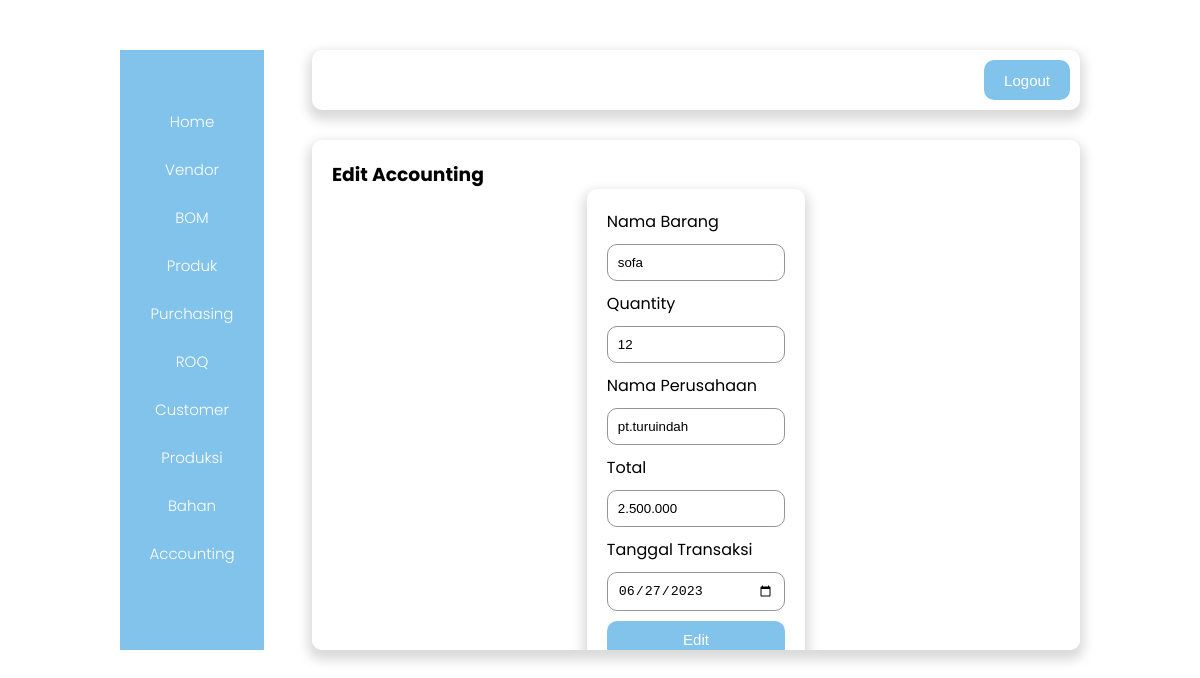
/accounting/accounting-edit.php?id=2, run on the app's committed database.
### tables this page shows
CREATE TABLE `tb_acounting` (
  `id` int(7) NOT NULL,
  `nama_barang` varchar(25) NOT NULL,
  `quantity` varchar(25) NOT NULL,
  `nama_perusahaan` varchar(25) NOT NULL,
  `total` varchar(25) NOT NULL,
  `tanggal_transaksi` varchar(25) NOT NULL
);

### accounting/accounting-edit.php (the view, shortened to what this page needs)
<?php
include '../koneksi.php';
$id = $_GET['id'];
$sql = "SELECT * FROM tb_acounting WHERE id = '$id'";
$result = mysqli_query($koneksi, $sql);
$data = mysqli_fetch_assoc($result);
?>
<!DOCTYPE html>
<html lang="en">
<head>
    <link rel="stylesheet" href="../css/admin.css?v=<?php echo time (); ?>" />
</head>
<body>
    <div class="container">
       <div class="sidebar">
            <a href="../admin.php">Home</a>
            <a href="../Vendor/Vendor.php">Vendor</a>
            <a href="../BOM/BOM.php">BOM</a>
            <a href="../Produk/produk.php">Produk</a>
            <a href="../Purchasing/Purchasing.php">Purchasing</a>
            <a href="../ROQ/ROQ.php">ROQ</a>
            <a href="../Customer/Customer.php">Customer</a>
            <a href="../Produksi/Produksi.php">Produksi</a>
            <a href="../bahan/bahan.php">Bahan</a>
            <a href="accounting.php">Accounting</a>
        </div>
        <div class="right_content">
            <div class="navbar">
                <img src="../assets/logo.png" alt="" />
                <button class="btn">
                    <a href="../logout.php">Logout</a>
                </button>
            </div>
            <div class="content">
                <h3>Edit Accounting</h3>
                <div class="form-login">
                    <form action="accounting-proses.php" method="post">
                        <label for="nama_barang">Nama Barang</label>
                        <input class="input" type="text" name="nama_barang" id="nama_barang" placeholder="nama_barang" value="<?= $data['nama_barang'] ?>" />
                        <label for="quantity">Quantity</label>
                        <input class="input" type="text" name="quantity" id="quantity" placeholder="quantity" value="<?= $data['quantity'] ?>" />
                        <label for="nama_perusahaan">Nama Perusahaan</label>
                        <input class="input" type="text" name="nama_perusahaan" id="nama_perusahaan" placeholder="nama_perusahaan" value="<?= $data['nama_perusahaan'] ?>" />
                        <label for="total">Total</label>
                        <input class="input" type="text" name="total" id="total" placeholder="total" value="<?= $data['total'] ?>" />
                        <label for="tanggal_transaksi">Tanggal Transaksi</label>
                        <input class="input" type="date" name="tanggal_transaksi" id="tanggal_transaksi" placeholder="tanggal_transaksi" value="<?= $data['tanggal_transaksi'] ?>" />
                        <button type="submit" class="btn btn-simpan" name="edit">
                            Edit
                        </button>
                    </form>
                </div>
            </div>
        </div>
    </div>
</body>
</html>

### css/admin.css (style rules this page uses)
* { margin: 0; padding: 0; box-sizing: border-box; }
body { font-family: "Poppins", sans-serif; }
.container { display: flex; width: 80%; height: 600px; margin: 50px auto; justify-content: space-between; }
.sidebar { display: flex; flex-direction: column; justify-content: center; align-items: center; flex-basis: 15%; background-color: #82C3EC; }
.sidebar a { text-decoration: none; color: white; margin-bottom: 25px; font-size: 15px; font-weight: 300; }
.right_content { flex-basis: 80%; align-items: center; }
.navbar { display: flex; justify-content: space-between; height: 10%; background-color: white; box-shadow: 0 6px 12px 4px rgba(0, 0, 0, 0.15); border-radius: 10px; padding: 10px; margin-bottom: 30px; }
.btn { background-color: #82C3EC; border: none; padding: 10px 20px; border-radius: 10px; font-size: 15px; cursor: pointer; color: white; }
.btn a { text-decoration: none; color: white; }
.btn-simpan { width: 100%; }
.content { background-color: white; box-shadow: 0 6px 12px 4px rgba(0, 0, 0, 0.15); height: 85%; border-radius: 10px; padding: 20px; overflow: auto; }
.form-login { display: flex; flex-direction: column; width: 30%; background-color: white; padding: 20px; margin: 0 auto; box-shadow: 0 6px 12px 4px rgba(0, 0, 0, 0.15); border-radius: 10px; }
.input { width: 100%; margin: 10px 0; padding: 10px; border-radius: 10px; border: 1px solid rgb(148, 148, 148); }

### data on the page
tb_acounting: nama_barang "sofa", quantity "12", nama_perusahaan "pt.turuindah", total "2.500.000", tanggal_transaksi "06/27/2023"
